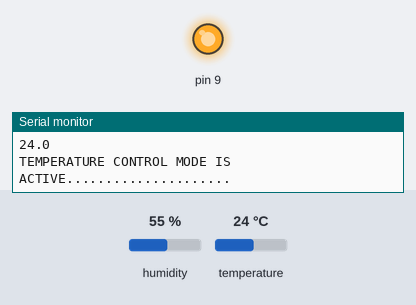
Recording of a sketch running on a simulated Arduino Uno, built with avr-gcc and run on an emulated ATmega328P. On the bench: output pins drawn as LEDs (lit = HIGH), the last lines printed to the serial monitor. The inputs (shaded band) are chosen by the test bench; at power-on: temperature 24 °C, humidity 55 %.

Above: at 2.9 s.
3.0 s: temperature set to 34 °C
5.8 s: temperature set to 37 °C
At 7.4 s:
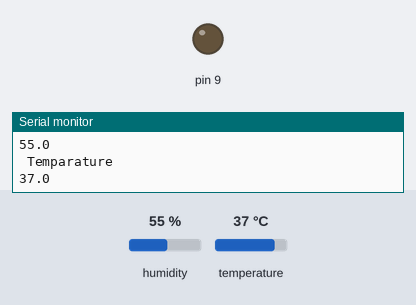
8.6 s: temperature set to 12 °C
At 11.2 s:
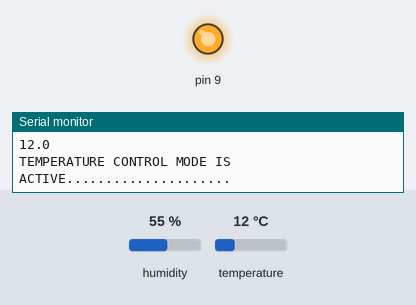
11.8 s: temperature set to 41 °C
At 13.6 s:
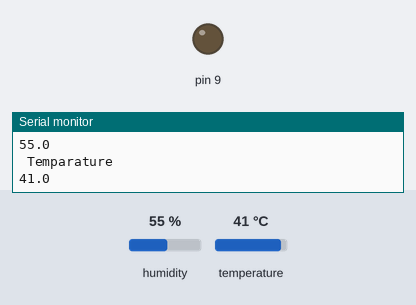
Timing chart, 0 to 15.1 s (numbered marks = the images above; inputs shaded):
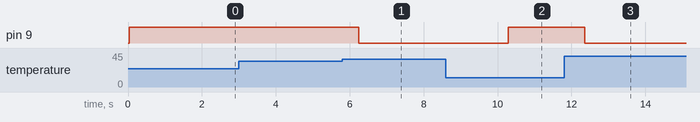

The sketch:

tempController.ino
```cpp
#include<dht.h>
dht DHT;

// if you require to change the pin number, Edit the pin with your arduino pin.

#define DHT11_PIN 3

void setup() {
  pinMode(9,OUTPUT);

Serial.begin(9600);

Serial.println("welcome to TechPonder Humidity and temperature Detector"); }

void loop() { // READ DATA

int chk = DHT.read11(DHT11_PIN);

Serial.println(" Humidity " );

Serial.println(DHT.humidity, 1);

Serial.println(" Temparature ");

Serial.println(DHT.temperature, 1);

if(DHT.temperature<36)
{
  digitalWrite(9,HIGH);
  Serial.println("TEMPERATURE CONTROL MODE IS ACTIVE.....................");
  Serial.println();
  Serial.println();
  Serial.println();
}
else
{
  digitalWrite(9,LOW);
}

delay(2000);

}
```

Measured:
- the behaviour switches between 35 and 36 °C on temperature (found by bisection; images 0 and 1)
- after the input at 5.8 s, pin 9: HIGH → LOW after 0.45 s
- after the input at 8.6 s, pin 9: LOW → HIGH after 1.7 s
- after the input at 11.8 s, pin 9: HIGH → LOW after 0.56 s
